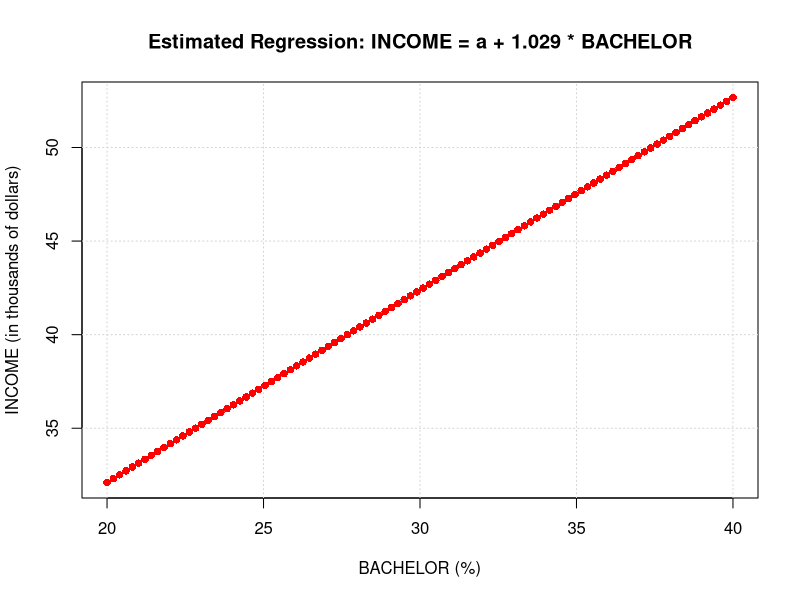
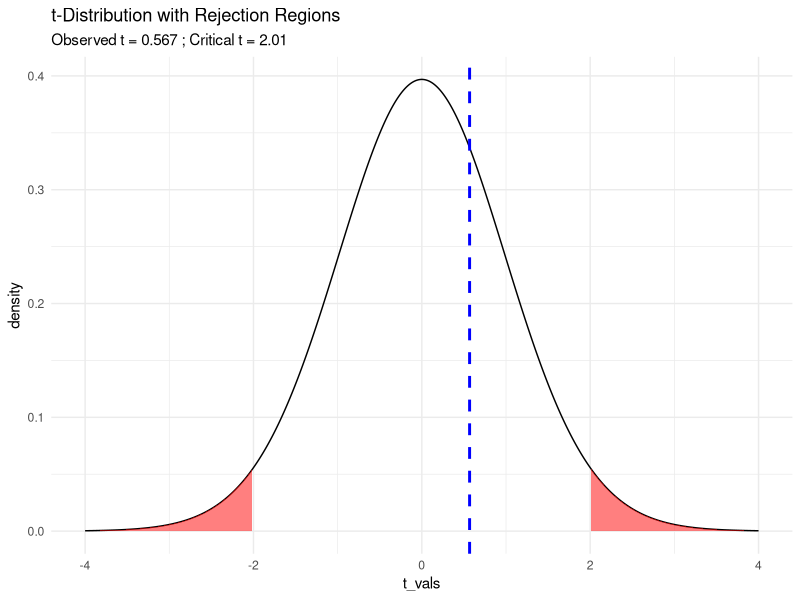

Recreate these plots in R, in order.
#----------------------------
# C03Q07 Analysis in R
#----------------------------

# 觀察值數量與自由度
n <- 51
df <- n - 2

# (a) 估計截距的計算
# 已知截距的 t 值與標準誤
t_int <- 4.31
se_int <- 2.672
# 根據公式：截距 = t值 * 標準誤
intercept_est <- t_int * se_int
cat("Estimated intercept (a) =", round(intercept_est, 2), "\n")  # 約 11.53

# (b) 畫出估計的迴歸關係圖
# 迴歸方程式：INCOME = intercept_est + 1.029 * BACHELOR
slope_est <- 1.029
# 為了示意，設定 BACHELOR 百分比範圍 (例如 20% ~ 40%)
BACHELOR <- seq(20, 40, length.out = 100)
INCOME_est <- intercept_est + slope_est * BACHELOR

# 繪製線性圖
plot(BACHELOR, INCOME_est, type = "l", lwd = 2, col = "blue",
     xlab = "BACHELOR (%)", ylab = "INCOME (in thousands of dollars)",
     main = "Estimated Regression: INCOME = a + 1.029 * BACHELOR")
grid()
# 加上數據點標示
points(BACHELOR, INCOME_est, pch = 16, col = "red")

# (c) 計算斜率標準誤
# 已知斜率的 t 值 = 10.75
t_slope <- 10.75
se_slope <- slope_est / t_slope
cat("Standard error of the slope =", round(se_slope, 4), "\n")  # 約 0.0958

# (d) 檢定截距是否等於10
# 虛無假說：截距 = 10
t_test_int <- (intercept_est - 10) / se_int
cat("t-statistic for testing intercept = 10:", round(t_test_int, 3), "\n")

# (e) 繪製截距檢定的 t 分布圖及 p 值區域
alpha <- 0.05  # 顯著水準
t_crit <- qt(1 - alpha/2, df)  # 雙尾檢定臨界值
cat("Critical t-value for alpha = 0.05 (two-tailed):", round(t_crit, 3), "\n")

# 計算 p-value (雙尾)
p_value_int <- 2 * (1 - pt(abs(t_test_int), df))
cat("p-value for intercept test =", round(p_value_int, 3), "\n")

# 使用 ggplot2 畫出 t 分布與拒絕域
if(!require(ggplot2)) { install.packages("ggplot2"); library(ggplot2) }
t_vals <- seq(-4, 4, length.out = 1000)
dens <- dt(t_vals, df)
df_plot <- data.frame(t_vals = t_vals, density = dens)
ggplot(df_plot, aes(x = t_vals, y = density)) +
  geom_line() +
  geom_area(data = subset(df_plot, t_vals >= t_crit), aes(y = density),
            fill = "red", alpha = 0.5) +
  geom_area(data = subset(df_plot, t_vals <= -t_crit), aes(y = density),
            fill = "red", alpha = 0.5) +
  geom_vline(xintercept = t_test_int, color = "blue", linetype = "dashed", size = 1) +
  labs(title = "t-Distribution with Rejection Regions",
       subtitle = paste("Observed t =", round(t_test_int, 3),
                        "; Critical t =", round(t_crit, 3))) +
  theme_minimal()

# (f) 建構 99% 信賴區間 (斜率)
# 99% 信賴區間使用 df = 49
t_crit_99 <- qt(0.995, df)  # 0.995 為雙尾 (0.5%在每尾)
margin_error <- t_crit_99 * se_slope
ci_lower <- slope_est - margin_error
ci_upper <- slope_est + margin_error
cat("99% Confidence Interval for the slope: (", round(ci_lower, 3),
    ",", round(ci_upper, 3), ")\n")

# (g) 檢定斜率是否等於1
# 虛無假說 H0: slope = 1
t_test_slope <- (slope_est - 1) / se_slope
cat("t-statistic for testing slope = 1:", round(t_test_slope, 3), "\n")
p_value_slope <- 2 * (1 - pt(abs(t_test_slope), df))
cat("p-value for slope test =", round(p_value_slope, 3), "\n")

if(abs(t_test_slope) > t_crit) {
  cat("Reject H0: The slope is significantly different from 1.\n")
} else {
  cat("Fail to reject H0: The slope is not significantly different from 1.\n")
}
